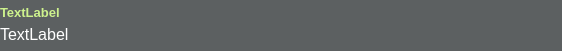
<?xml version="1.0" encoding="UTF-8"?>
<ui version="4.0">
 <class>Message</class>
 <widget class="QWidget" name="Message">
  <property name="enabled">
   <bool>true</bool>
  </property>
  <property name="geometry">
   <rect>
    <x>0</x>
    <y>0</y>
    <width>562</width>
    <height>51</height>
   </rect>
  </property>
  <property name="sizePolicy">
   <sizepolicy hsizetype="Minimum" vsizetype="Maximum">
    <horstretch>0</horstretch>
    <verstretch>0</verstretch>
   </sizepolicy>
  </property>
  <property name="maximumSize">
   <size>
    <width>16777215</width>
    <height>16777215</height>
   </size>
  </property>
  <property name="windowTitle">
   <string>Form</string>
  </property>
  <property name="styleSheet">
   <string notr="true">QWidget{
	background-color: #5c6061; 
}
</string>
  </property>
  <layout class="QVBoxLayout" name="verticalLayout">
   <property name="spacing">
    <number>0</number>
   </property>
   <property name="sizeConstraint">
    <enum>QLayout::SetDefaultConstraint</enum>
   </property>
   <property name="leftMargin">
    <number>0</number>
   </property>
   <property name="topMargin">
    <number>0</number>
   </property>
   <property name="rightMargin">
    <number>0</number>
   </property>
   <property name="bottomMargin">
    <number>0</number>
   </property>
   <item>
    <widget class="QLabel" name="name">
     <property name="sizePolicy">
      <sizepolicy hsizetype="Minimum" vsizetype="Maximum">
       <horstretch>0</horstretch>
       <verstretch>0</verstretch>
      </sizepolicy>
     </property>
     <property name="font">
      <font>
       <pointsize>10</pointsize>
       <bold>true</bold>
      </font>
     </property>
     <property name="styleSheet">
      <string notr="true">QLabel{
	color: #cdf28d;
	font-weight: bold;
}</string>
     </property>
     <property name="text">
      <string>TextLabel</string>
     </property>
     <property name="alignment">
      <set>Qt::AlignLeading|Qt::AlignLeft|Qt::AlignVCenter</set>
     </property>
    </widget>
   </item>
   <item>
    <widget class="QLabel" name="text">
     <property name="sizePolicy">
      <sizepolicy hsizetype="Minimum" vsizetype="Maximum">
       <horstretch>0</horstretch>
       <verstretch>0</verstretch>
      </sizepolicy>
     </property>
     <property name="font">
      <font>
       <pointsize>12</pointsize>
      </font>
     </property>
     <property name="styleSheet">
      <string notr="true">QLabel{
	color: white;
}</string>
     </property>
     <property name="text">
      <string>TextLabel</string>
     </property>
    </widget>
   </item>
  </layout>
 </widget>
 <resources/>
 <connections/>
</ui>
